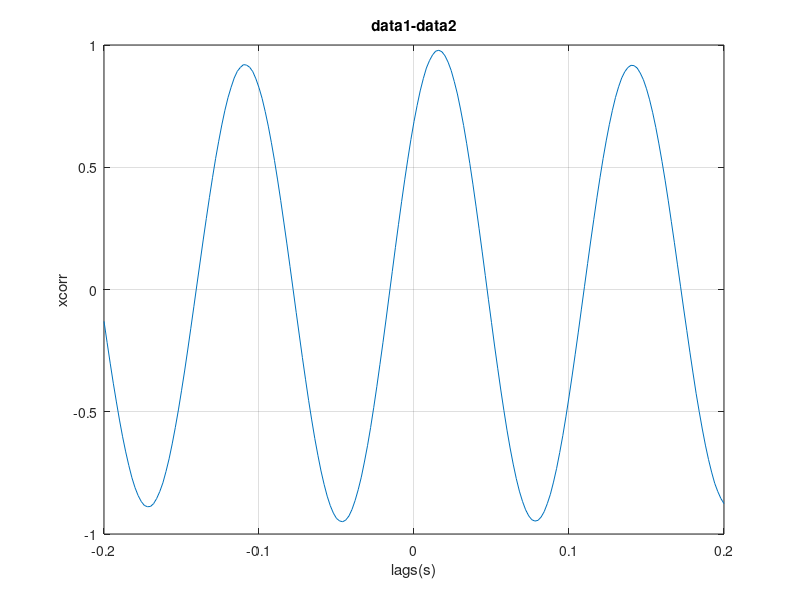
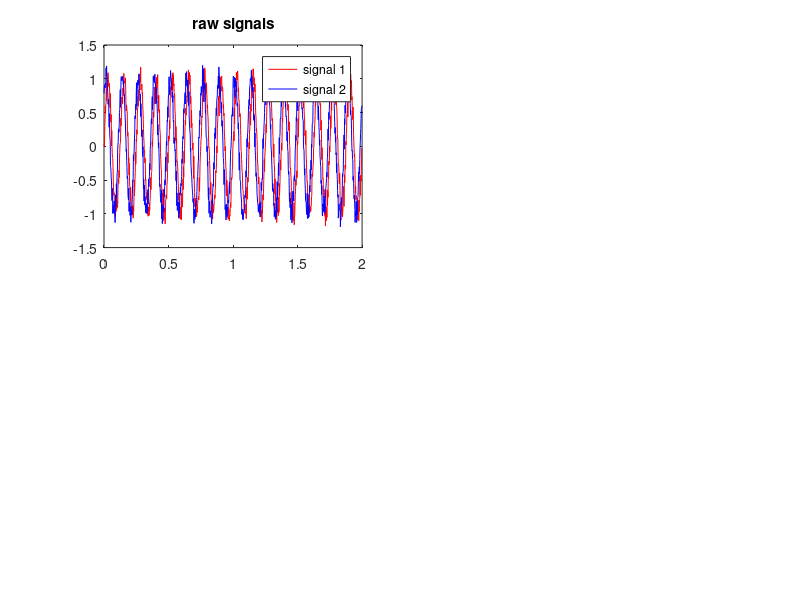

Recreate these plots in MATLAB, in order. (Note: this script raises an error after producing the figures.)
%% Diversion: the Wiener-Khinchin theorem
% the fourier transform of a given signal's autocorrelation corresponds to
% the fourier transform of the signal itself
Fs = 500; dt = 1./Fs;
t = [0 2]; tvec = t(1):dt:t(2)-dt;
 
f1 = 8;
data1 = sin(2*pi*f1*tvec)+0.1*randn(size(tvec));
 
[acf,lags] = xcorr(data1,100,'coeff'); 
% xcorr(A),is the auto-correlation sequence
% 'coeff' = normalizes the sequence so that the auto-correlations at zero
% lag are identically 1.0
lags = lags.*(1./Fs); % convert samples to time
plot(lags,acf); grid on;

%% cross-correlation between two signals
f2 = 8;
data2 = sin(2*pi*f2*tvec+pi/4)+0.1*randn(size(tvec)); % phase-shifted version of data1
 
[ccf,lags] = xcorr(data1,data2,100,'coeff'); % now a cross-correlation
lags = lags.*(1./Fs); % convert samples to time
plot(lags,ccf); grid on;
xlabel('lags(s)');ylabel('xcorr');title('data1-data2');
% the plot shows the probablity of signal 2 at various time lags (between 
% -.2 and .2s) given that signal 1 at time 0

%% coherence
figure;
subplot(221);
plot(tvec,data1,'r',tvec,data2,'b'); legend({'signal 1','signal 2'});
title('raw signals');
 
[Pxx,F] = pwelch(data1,hanning(250),125,length(data1),Fs);
[Pyy,F] = pwelch(data2,hanning(250),125,length(data1),Fs);
subplot(222)
plot(F,abs(Pxx),'r',F,abs(Pyy),'b'); xlim([0 100]);
xlabel('Frequency (Hz)'); ylabel('power'); title('PSD');
 
[Pxy,F] = cpsd(data1,data2,hanning(250),125,length(data1),Fs);
% cross-spectrum function cpsd(data1,data2,window,overlaap,nFFT,Fs)
subplot(223)
plot(F,abs(Pxy)); xlim([0 100]);
xlabel('Frequency (Hz)'); ylabel('power'); title('cross-spectrum');
 
[acf,lags] = xcorr(data1,data2,100,'coeff');
lags = lags.*(1./Fs); % convert samples to time
 
subplot(224)
plot(lags,acf); grid on;
xlabel('time lag (s)'); ylabel('correlation ({\itr})'); title('xcorr');
%% if data1 twice as large the amplitude
data1 = 2 * (sin(2*pi*f1*tvec)+0.1*randn(size(tvec)));
figure;
subplot(221);
plot(tvec,data1,'r',tvec,data2,'b'); legend({'signal 1','signal 2'});
title('raw signals');
 
[Pxx,F] = pwelch(data1,hanning(250),125,length(data1),Fs);
[Pyy,F] = pwelch(data2,hanning(250),125,length(data1),Fs);
subplot(222)
plot(F,abs(Pxx),'r',F,abs(Pyy),'b'); xlim([0 100]);
xlabel('Frequency (Hz)'); ylabel('power'); title('PSD');
 
[Pxy,F] = cpsd(data1,data2,hanning(250),125,length(data1),Fs);
% cross-spectrum function cpsd(data1,data2,window,overlaap,nFFT,Fs)
subplot(223)
plot(F,abs(Pxy)); xlim([0 100]);
xlabel('Frequency (Hz)'); ylabel('power'); title('cross-spectrum');
 
[acf,lags] = xcorr(data1,data2,100,'coeff');
lags = lags.*(1./Fs); % convert samples to time
 
subplot(224)
plot(lags,acf); grid on;
xlabel('time lag (s)'); ylabel('correlation ({\itr})'); title('xcorr');
%  the cross-spectrum depends on the amplitude of the input signals.
% Thus, coherence normalizes the cross-spectrum by the spectra of the 
% individual signals.

%% compute the coherence by normalizing the cross-spectrum
% Verify that now there is no change in coherence when scaling data1 by a 
% factor 2 as above.
coeff = 2;
data1 = sin(2*pi*f1*tvec)+0.1*randn(size(tvec));
data1_scaled = coeff * data1;
data2 = sin(2*pi*f2*tvec+pi/4)+0.1*randn(size(tvec)); % phase-shifted data1
data1 = {data1,data1_scaled};
C =cell(1,2);
for n = 1:2
[Pxx,F] = pwelch(data1{n},hanning(250),125,length(data1{n}),Fs);
[Pyy,F] = pwelch(data2,hanning(250),125,length(data1{n}),Fs);
[Pxy,F] = cpsd(data1{n},data2,hanning(250),125,length(data1{n}),Fs);
C{n} = (abs(Pxy).^2)./(Pxx.*Pyy);
end

tf = isequal(C{1},C{2})
figure

plot(F,C{1},'b');
hold on
plot(F,C{2},'r');
set(gca,'Xlim',[0 20],'XTick',0:2:20)
title('Magnitude-squared Coherence')
xlablel('Frequency (Hz)')

%% cross spectrum phase
data1 = sin(2*pi*f1*tvec)+0.1*randn(size(tvec));
data2 = sin(2*pi*f2*tvec+pi/4)+0.1*randn(size(tvec)); % phase-shifted data1
[Pxy,F] = cpsd(data1,data2,hanning(250),125,length(data1),Fs);
figure
plot(F,angle(Pxy));
xlabel('Frequency (Hz)')
ylabel('Lag (\times\pi rad)')
title('Cross Spectrum Phase')
% cross-spectrum estimates are spaced at 500/1000(Fs/nFFT)=.5 so to return
% the phase estimates at 8Hz which should be close to the true values
phi8 = -angle(Pxy(8/.5+1)); % first freq bin corresponds to 0
lag8 = phi8/pi;% phi8 should be close to +pi/4

%% properties of the coherence measure: just verify some cases where we break the phase relationship
% e.g.1.two signals that have an 8Hz component in their power spectra are not necessarily coherent:
f = 0.5; % freq modulation (Hz) 
f2 = 8;f1 = 8;
m = 4; % freq modulation strength
wsz = 250; % window size 
t = [0 2]; tvec = t(1):dt:t(2)-dt; %  The coherence estimate should clean up somewhat as you increase the data length
data1 = sin(2*pi*f1*tvec)+0.1*randn(size(tvec));
data2 = sin(2*pi*f2*tvec+pi/4)+0.1*randn(size(tvec)); 

figure
subplot(421)
s2 = data2;
plot(tvec,s2,tvec,data1); title('signal 1 - constant phase');
 
subplot(422)
s3 = sin(2*pi*f2*tvec + m.*sin(2*pi*f*tvec - pi/2)) + 0.1*randn(size(tvec));
plot(tvec,s3,tvec,data1); title('signal 2 - varying phase');
 
subplot(423)
[Ps2,F] = pwelch(s2,hanning(wsz),wsz/2,length(data2),Fs);
plot(F,abs(Ps2)); title('PSD');
 
subplot(424)
[Ps3,F] = pwelch(s3,hanning(wsz),wsz/2,length(data2),Fs);
plot(F,abs(Ps3)); title('PSD');
 
subplot(425)
[C,F] = mscohere(data1,s2,hanning(wsz),wsz/2,length(data1),Fs); % shortcut to obtain coherence
plot(F,C); title('coherence'); xlabel('Frequency (Hz)');
 
subplot(426)
[C,F] = mscohere(data1,s3,hanning(wsz),wsz/2,length(data1),Fs);
plot(F,C); title('coherence'); xlabel('Frequency (Hz)');
 
[acf,lags] = xcorr(data1,s2,100,'coeff');
lags = lags.*(1./Fs); % convert samples to time
 
subplot(427)
plot(lags,acf); grid on;
xlabel('time lag (s)'); ylabel('correlation ({\itr})'); title('xcorr');
 
[acf,lags] = xcorr(data1,s3,100,'coeff');
lags = lags.*(1./Fs); % convert samples to time
 
subplot(428)
plot(lags,acf); grid on;
xlabel('time lag (s)'); ylabel('correlation ({\itr})'); title('xcorr');
%% e.g.2: 
% two signals both have 40hz components in PSD,but the times at which the 
% 40Hz oscillation is present do not actually overlap between the two signals
wsize = 500;
 
Fs = 500; dt = 1./Fs;
t = [0 2];
 
tvec = t(1):dt:t(2)-dt;
f1 = 40; f2 = 40;
 
% generate some square waves
mod1 = square(2*pi*4*tvec,20); mod1(mod1 < 0) = 0;
mod2 = square(2*pi*4*tvec+pi,20); mod2(mod2 < 0) = 0;
 
data1 = sin(2*pi*f1*tvec); data1 = data1.*mod1 + 0.01*randn(size(tvec));
data2 = sin(2*pi*f2*tvec); data2 = data2.*mod2 + 0.01*randn(size(tvec)) ;
figure
subplot(221);
plot(tvec,data1,'r',tvec,data2,'b'); legend({'signal 1','signal 2'});
title('raw signals');
 
[P1,F] = pwelch(data1,hanning(wsize),wsize/2,length(data2),Fs);
[P2,F] = pwelch(data2,hanning(wsize),wsize/2,length(data2),Fs);
subplot(222)
plot(F,abs(P1),'r',F,abs(P2),'b'); title('PSD');
 
subplot(223);
[C,F] = mscohere(data1,data2,hanning(wsize),wsize/2,length(data1),Fs);
plot(F,C); title('coherence'); xlabel('Frequency (Hz)');
 
[ccf,lags] = xcorr(data1,data2,100,'coeff');
lags = lags.*(1./Fs); % convert samples to time
 
subplot(224)
plot(lags,ccf); grid on;
xlabel('time lag (s)'); ylabel('correlation ({\itr})'); title('xcorr');

%% Application to real data
% load three simultaneously recorded LFPs, two from the same structure (but 
% a different electrode, both in ventral striatum) and one from a different 
% but anatomically related structure (hippocampus)
clear all
cd ('/Users/sirui/Documents/MATLAB/class/neuralDataAnalysis/Data/R016-2012-10-03')
LoadExpKeys;
cfg = []; 
cfg.fc = cat(2,ExpKeys.goodGamma(1:2),ExpKeys.goodTheta(1)); % cell array containing filenames to load
cfg.label = {'vStr1','vStr2','HC'};
csc = LoadCSC(cfg);
 
csc = restrict(csc,ExpKeys.TimeOnTrack(1),ExpKeys.TimeOffTrack(2)); % restrict to task
%% compute PSDs for each signal & coherence between signal pairs of interest

Fs = csc.cfg.hdr{1}.SamplingFrequency; 
wsize = 2048;
nS = length(csc.label);
for iS = 1:nS
    [P{iS},F{iS}] = pwelch(getd(csc,csc.label{iS}),hanning(wsize),wsize/2,2*wsize,Fs);
 
    for iS2 = iS+1:nS
        [C{iS,iS2},Fc{iS}] = mscohere(getd(csc,csc.label{iS}),getd(csc,csc.label{iS2}),hanning(wsize),wsize/2,2*wsize,Fs);
    end
end

%% plot
subplot(121)
cols = 'kgm';
for iS = 1:nS
h(iS) = plot(F{iS},10*log10(P{iS}),cols(iS),'LineWidth',2); hold on;
end
set(gca,'XLim',[0 150],'XTick',0:25:150,'FontSize',12); grid on;
legend(h,csc.label,'Location','Northeast'); legend boxoff;
xlabel('Frequency (Hz)'); ylabel('Power (dB)'); 
 
subplot(122); clear h;
h(1) = plot(Fc{1},C{1,2},'LineWidth',2); hold on;
h(2) = plot(Fc{1},C{1,3},'r','LineWidth',2);
set(gca,'XLim',[0 150],'XTick',0:25:150,'FontSize',12); grid on;
legend(h,{'vStr1-vStr2','vStr1-HC'},'Location','Northeast'); legend boxoff;
xlabel('Frequency (Hz)'); ylabel('Coherence');



%% Comparison of vStr-HC coherence between experimental conditions
% is the coherence between hippocampus and ventral striatum modulated by
% task events - if there is a change in coherence between approach to the 
% reward site and reward receipt. 
% using fieldtrip
cd('/Users/sirui/Documents/MATLAB/class/neuralDataAnalysis/Data/R016-2012-10-03'); 
LoadExpKeys;
 
cfg.fc = cat(2,ExpKeys.goodGamma(1:2),ExpKeys.goodTheta(1));
data = ft_read_neuralynx_interp(cfg.fc);
data.label = {'vStr1','vStr2','HC'};


%% trialify: extract task-specfic timestamps
% for this dataset toi are the times rat nosepoke into the reward
% receptacles in anticipation of receiving a number of pellets

data.hdr.Fs = data.fsample;
 
cfg = [];
cfg.trialfun = 'ft_trialfun_lineartracktone2';
cfg.trialdef.hdr = data.hdr;
cfg.trialdef.pre = 2.5; 
cfg.trialdef.post = 5; % define time window of interest
 
cfg.trialdef.eventtype = 'nosepoke'; % could be 'nosepoke', 'reward', 'cue'; this and what follows are all task-specific
cfg.trialdef.location = 'both'; % could be 'left', 'right', 'both'
cfg.trialdef.block = 'both'; % could be 'value', 'risk', 'both'
cfg.trialdef.cue = {'c1','c3','c5'}; % cell array with choice of elements {'c1','c3','c5','lo','hi'} (1, 3, 5 pellets; low and high risk)
 
[trl, event] = ft_trialfun_lineartracktone2(cfg);
cfg.trl = trl;
 
data_trl = ft_redefinetrial(cfg,data);

%% compute the trial-averaged cross-spectrum
% similar to the code used for computing spectrograms but changed
% cfg.output from 'pow' to 'powandcsd' (csd is used for cross-spectral
% density)
cfg              = [];
cfg.output       = 'powandcsd';
cfg.method       = 'mtmconvol';
cfg.taper        = 'hanning';
cfg.foi          = 1:1:100; % frequencies to use
cfg.t_ftimwin    = 20./cfg.foi;  % frequency-dependent, 20 cycles per time window
cfg.keeptrials   = 'yes';
cfg.channel      = {'vStr1','vStr2', 'HC'};
cfg.channelcmb   = {'vStr2', 'HC'; 'vStr2', 'vStr1'};  % channel pairs to compute csd for

cfg.toi          = -2:0.05:0; % toi: pre-nosepoke baseline (time 0 is time of nosepoke)

TFR_pre = ft_freqanalysis(cfg, data_trl);

%% compute the coherence from cross-spectrum and the individual spectra
cfg            = [];
cfg.method     = 'coh'; % compute coherence; other measures of connectivity are also available
fd             = ft_connectivityanalysis(cfg,TFR_pre);
%% plot
figure(1);
cols = 'rgb';
for iCmb = 1:size(fd.labelcmb,1)
    lbl{iCmb} = cat(2,fd.labelcmb{iCmb,1},'-',fd.labelcmb{iCmb,2});
    temp = nanmean(sq(fd.cohspctrm(iCmb,:,:)),2);
    h1(iCmb) = plot(fd.freq,temp,cols(iCmb));
    hold on;
end
xlabel('Frequency(Hz)')
ylabel('Coherence')
hold on;

%% post-nosepoke period
cfg              = [];
cfg.output       = 'powandcsd';
cfg.method       = 'mtmconvol';
cfg.taper        = 'hanning';
cfg.foi          = 1:1:100; % frequencies to use
cfg.t_ftimwin    = 20./cfg.foi;  % frequency-dependent, 20 cycles per time window
cfg.keeptrials   = 'yes';
cfg.channel      = {'vStr1','vStr2', 'HC'};
cfg.channelcmb   = {'vStr2', 'HC'; 'vStr2', 'vStr1'};  % channel pairs to compute csd for

cfg.toi          = 0:0.05:2; % toi: pre-nosepoke baselfine (time 0 is time of nosepoke)

TFR_post = ft_freqanalysis(cfg, data_trl);

cfg            = [];
cfg.method     = 'coh'; % compute coherence; other measures of connectivity are also available
fd             = ft_connectivityanalysis(cfg,TFR_post);

cols = 'bmk';
for iCmb = 1:size(fd.labelcmb,1)
    lbl{iCmb} = cat(2,fd.labelcmb{iCmb,1},'-',fd.labelcmb{iCmb,2});
    temp = nanmean(sq(fd.cohspctrm(iCmb,:,:)),2);
    h2(iCmb) = plot(fd.freq,temp,cols(iCmb));
    hold on;
end
legend([h1,h2],[lbl{1},' pre-nosepoke'],[lbl{2},' pre-nosepoke',lbl{1},' post-nosepoke'],[lbl{2},' post-nosepoke']);

% pre-nosepoke: coherence peak around 15Hz 
% post-nosepoke: coherence peak around 10Hz


%% time-frequency coherence analysis
% coherogram: coherence as a function of time and frequency
iC = 1; % which signal pair to plot
lbl = [fd.labelcmb{1,:}]; % get the label of this pair
imagesc(fd.time,fd.freq,sq(fd.cohspctrm(iC,:,:))); 
axis xy; colorbar; xlabel('time (s)'); ylabel('Frequency (Hz)'); 
title(lbl);colormap jet
% We can improve the robustness of our estimate by giving up some time resolution
% or averaging over more trials
%% ft()connectivityanalysis()
cfg            = [];
cfg.method     = 'ppc';
fd             = ft_connectivityanalysis(cfg,TFR_post);
iC = 1; % which signal pair to plot
lbl = [fd.labelcmb{1,:}]; % get the label of this pair
imagesc(fd.time,fd.freq,sq(fd.ppcspctrm(iC,:,:))); 
axis xy; colorbar; xlabel('time (s)'); ylabel('Frequency (Hz)'); 
title(lbl);colormap jet

%% Granger causality: test directionality
% generate some artificial data: 1000 trials of 5 seconds each of
% independent white noise for two signals X and Y
cfg             = [];
cfg.ntrials     = 1000;
cfg.triallength = 5; % in seconds
cfg.fsample     = 1000;
cfg.nsignal     = 2; % two signals, X and Y, which start out as identical white noise
 
cfg.method      = 'linear_mix';
cfg.mix         = [0; 0]; % multiply white noise for X and Y by this
cfg.delay       = [0; 0]; % Y is n samples delayed relative to X (both 0)
cfg.bpfilter    = 'no';
cfg.absnoise    = 1; % add independent noise to both signals, so now X and Y should be independent
 
data            = ft_connectivitysimulation(cfg);
data.label      = {'X','Y'};

%% Verify that indeed the two signals X and Y are uncorrelated
a = [];
for n = 1:length(data.trial)
temp = corrcoef(data.trial{n}(1,:),data.trial{n}(2,:));a(n)=temp(1,2);
end
hist(a);
%% fit AR model
cfg_ar         = [];
cfg_ar.order   = 3; % how far back to estimate coefficients for
cfg_ar.toolbox = 'bsmart';
mdata          = ft_mvaranalysis(cfg_ar, data);

%% plot the coefficients
% the extent that we can predict each signal separately based on its own 
% past, and then how much that prediction can be improved by knowledge of 
% the other signal.

figure; subplot(221)
 
labels = {'X->X','X->Y';'Y->X','Y->Y'}; cols = 'rgbc';
nP = 0;
for iI = 1:cfg.nsignal   
    for iJ = 1:cfg.nsignal
        nP = nP + 1;
        h(nP) = plot(1:cfg_ar.order,sq(mdata.coeffs(iI,iJ,:)),cols(nP));
        hold on;
        plot(1:cfg_ar.order,sq(mdata.coeffs(iI,iJ,:)),'.','MarkerSize',20,'Color',cols(nP));
 
    end
end
set(gca,'FontSize',18,'LineWidth',1); box off;
set(h,'LineWidth',2);
xlabel('lag (samples)'); ylabel('coefficient');
title('cfg.delay = [0; 0];');
legend(h,labels(:));
% small coefficient values -> uncorrelated signals 
% we cannot predict anything about our signal based on its past ? 
% the definition of white noise

%% X -> Y case 
cfg.mix         = [0.8; 0.8]; % X and Y are identical white noise with amplitude 0.8
cfg.absnoise    = 0.2; % add amplitude 0.2 *independent noise
cfg.delay       = [0; 2]; % advance Y 2 samples relative to X
 
data            = ft_connectivitysimulation(cfg);
data.label      = {'X','Y'};

cfg_ar         = [];
cfg_ar.order   = 3; % how far back to estimate coefficients for
cfg_ar.toolbox = 'bsmart';
mdata          = ft_mvaranalysis(cfg_ar, data);

labels = {'X->X','X->Y';'Y->X','Y->Y'}; cols = 'rgbc';
nP = 0;
subplot(222)
for iI = 1:cfg.nsignal   
    for iJ = 1:cfg.nsignal
        nP = nP + 1;
        h(nP) = plot(1:cfg_ar.order,sq(mdata.coeffs(iI,iJ,:)),cols(nP));
        hold on;
        plot(1:cfg_ar.order,sq(mdata.coeffs(iI,iJ,:)),'.','MarkerSize',20,'Color',cols(nP));
 
    end
end
set(gca,'FontSize',18,'LineWidth',1); box off;
set(h,'LineWidth',2);
xlabel('lag (samples)'); ylabel('coefficient');
title('cfg.delay = [0; 0];');
legend(h,labels(:));
% Note how for the delay case, we correctly estimate that X can be 
% predicted from Y, at the expected delay of 2 samples.


%% Spectrally resolved Granger causality: 
% measures how much of the power in X, not accounted by X itself, can be
% attributed to Y (fit VAR models in the frequency domain)

% generate some artifical data: X and Y are 50% identical signal with 
% frequency content between 50 and 100 Hz, and 50% independent noise
nTrials = 1000;
 
cfg             = [];
cfg.ntrials     = nTrials;
cfg.triallength = 5;
cfg.fsample     = 1000;
cfg.nsignal     = 2;
 
cfg.method      = 'linear_mix';
cfg.mix         = [0.5; 0.5]; % X and Y are identical white noise with amplitude 0.5
cfg.delay       = [0; 4];% advance Y 4 samples relative to X
cfg.bpfilter    = 'yes';
cfg.bpfreq      = [50 100]; % white noise gets filtered in this frequency band
cfg.absnoise    = 0.5; % add amplitude 0.5 * independent noise to both signals
 
data            = ft_connectivitysimulation(cfg);
data.label      = {'X','Y'};




%% frequency decomposition
cfg_TFR = [];
cfg_TFR.channel = {'X','Y'};
cfg_TFR.channelcmb = {'X' 'Y'};
cfg_TFR.method = 'mtmfft';
cfg_TFR.output = 'fourier';
cfg_TFR.foi = 1:1:150;
cfg_TFR.taper = 'hanning';
 
TFR = ft_freqanalysis(cfg_TFR,data);

%% Granger spectra:
cfg_G = [];
cfg_G.method = 'granger';
cfg_G.channel = {'X','Y'};
cfg_G.channelcmb = {'X' 'Y'};
 
C = ft_connectivityanalysis(cfg_G,TFR);
%% plot
%  how much power in X (or in Y) can be predicted based on itself or the
% other signal
figure;
for iP = 1:4
    subplot(2,2,iP);
    plot(C.freq,C.grangerspctrm(iP,:));
    set(gca,'FontSize',14,'YLim',[0 0.5]);
    title([C.labelcmb{iP,:}]);
end

% top right plot (Y->X) has higher coefficients than the reverse (X->Y),
% consistnet with the 4-sample advancement of Y relative to X




%% new data: 
% X is the same signal as Y but twice as large, there is no delay them 
cfg             = [];
cfg.ntrials     = nTrials;
cfg.triallength = 5;
cfg.fsample     = 1000;
cfg.nsignal     = 2;
 
cfg.method      = 'linear_mix';
cfg.mix         = [1; 0.5]; % X bigger than Y
cfg.delay       = [0; 0];
cfg.bpfilter    = 'yes';
cfg.bpfreq      = [50 100]; % white noise gets filtered in this frequency band
cfg.absnoise    = 0.5; % add independent noise to both signals
 
data            = ft_connectivitysimulation(cfg);
data.label      = {'X','Y'};
    

% redo the Granger spectra: X Granger-causes Y 
% this is the case when two (near-identical) signals have different
% signal-to-noise ratio, Granger causality can be easily fooled by this
% solution: to reverse both signals and test again, if Granger asymmetry
% persists after this, we have a tell-tale of a signal-to-noise Granger
% artifact
%% reverse signal
for n = 1:length(a)
    data.trial{n} = flip(data.trial{n},2);
end
% true Granger-causation: spectra should be reversed too




%% Phase-slope index
% phase difference (x-y) as a function of frequency
% if positive slope, x leads y 
% raw phase diffrences (estimating the phase(angle) of the cross-spectrum)
% -> derivative= raw phase slope -> phase slope index 
% (normalized by dividing the raw phase slope at each frequency by its
% standard deviation (estimated using a bootstrap)

% example: generate two signals (Y leads X BUT different signal noise ratio)

nTrials = 1000;
 
cfg             = [];
cfg.ntrials     = nTrials;
cfg.triallength = 5;
cfg.fsample     = 1000;
cfg.nsignal     = 2;
 
cfg.method      = 'linear_mix';
cfg.mix         = [1; 0.3]; % X bigger than Y
cfg.delay       = [0; 4]; % advance Y samples relative to X
cfg.bpfilter    = 'yes';
cfg.bpfreq      = [50 100]; % white noise gets filtered in low gamma band
cfg.absnoise    = 0.5; % add independent noise to both signals
 
data            = ft_connectivitysimulation(cfg);
data.label      = {'X','Y'};

%% 












